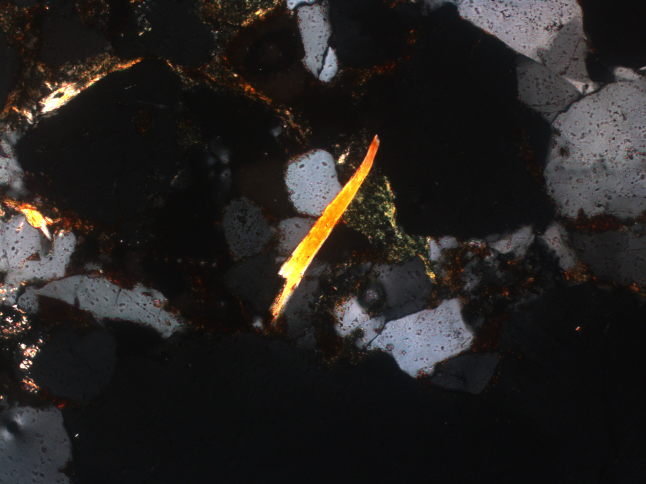
%> input picture 403438_projekt/18_180_xn.jpg, 1292 x 968 px (shown at 1/2 size)
$ octave Projekt.m   (GNU Octave 9; MATLAB toolbox functions it lacks are replaced by stand-ins)
%> lines starting %> are read from the running program, lines starting %| are printed output that depends on the picture; in (x1, y1, x2, y2) boxes, pixels count from 0 and x2, y2 are one past the last pixel; in counts of white or black regions, pixels touching at a corner belong together; the program's own positions count from 1
clc; close all ; clear;

%% mika

a = imread('18_180_xn.jpg');
%> a is the input picture: size 968x1292x3 uint8; mean R, G, B 37.4, 34.7, 33.1
a_1 = imread('18_180_1N.jpg');
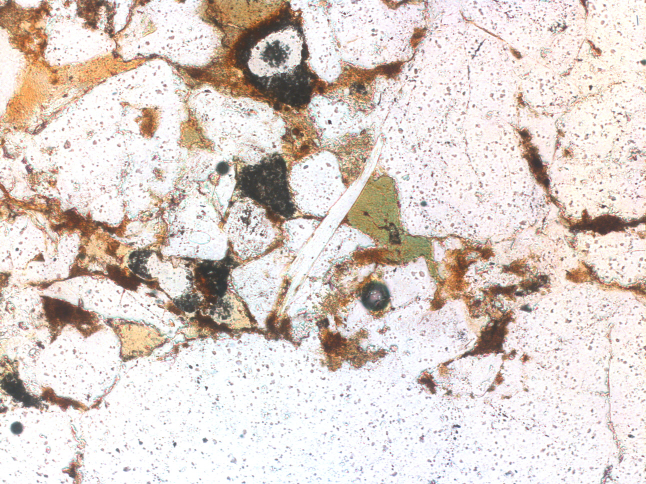
%> input picture 403438_projekt/18_180_1n.jpg, 1292 x 968 px (shown at 1/2 size)
%> a_1 is the input picture: size 968x1292x3 uint8; mean R, G, B 221.1, 210, 203.9

m = a(:,:,1) > 220 & a(:,:,2) > 90;
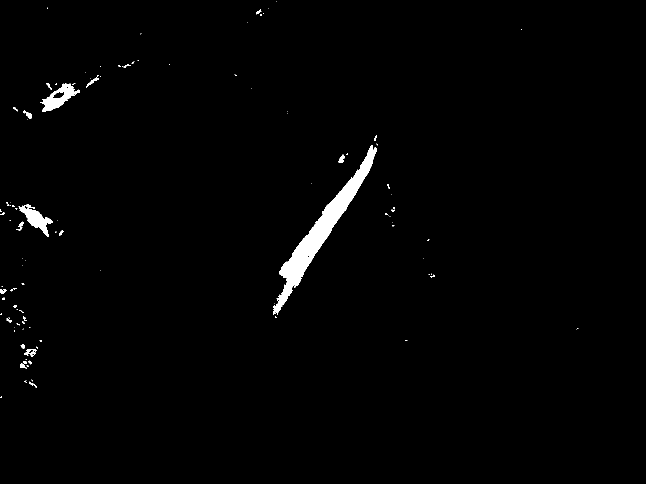
%> m: size 968x1292 logical (shown at 1/2 size); 1.3% white; 113 white regions (85 under 20 px), largest, box (x1, y1, x2, y2) and area: (546, 290, 754, 630) 10798, (80, 166, 160, 224) 1775, (37, 409, 106, 474) 1601
% m_1 = (a_1(:,:,1) > 140 &  a_1(:,:,1) <255) & (a_1(:,:,2) > 0 & a_1(:,:,2)< 120) & (a_1(:,:,3)>80 & a_1(:,:,3) <160);
% m_2 = (a_1(:,:,1) > 180 &  a_1(:,:,1) <255) & (a_1(:,:,2) > 150 & a_1(:,:,2)< 255) & (a_1(:,:,3)>80 & a_1(:,:,3) <160);


 se = strel('square',13);
 m = imclose(m, se);
%> m: size 968x1292 logical; 1.5% white; 54 white regions (33 under 20 px), largest, box (x1, y1, x2, y2) and area: (546, 270, 756, 636) 11176, (80, 166, 160, 224) 2545, (12, 404, 116, 474) 2086
 m = medfilt2(m, [11,11]);
%> m: size 968x1292 logical; 1.4% white; 16 white regions (3 under 20 px), largest, box (x1, y1, x2, y2) and area: (546, 286, 754, 631) 11097, (83, 167, 157, 223) 2490, (33, 409, 104, 470) 1838
 m = bwareaopen(m, 1500);

% [12 lines of commented-out code are left out]

%% glaukonit


a = imread('18_180_1N.jpg');
g = (a(:,:,1) > 125 &  a(:,:,1) <180) & (a(:,:,2) > 130 & a(:,:,2)< 170) & (a(:,:,3)>80 & a(:,:,3) <120);
%> g: size 968x1292 logical; 1.6% white in thin lines or dots

se = strel('square',41);
g = medfilt2(g, [9,9]);
%> g: size 968x1292 logical; 0.7% white; 14 white regions (8 under 20 px), largest, box (x1, y1, x2, y2) and area: (697, 358, 799, 486) 6706, (799, 476, 862, 521) 1696, (858, 525, 873, 553) 214, (776, 489, 791, 500) 82, (788, 506, 794, 517) 45, (689, 339, 696, 345) 30
g = imclose(g, se);
%> g: size 968x1292 logical; 0.97% white; 3 white regions (1 under 20 px), largest, box (x1, y1, x2, y2) and area: (697, 358, 873, 553) 12123, (689, 339, 696, 345) 30
g = medfilt2(g, [7,7]);
%> g: size 968x1292 logical; 0.97% white; 2 white regions (1 under 20 px), largest, box (x1, y1, x2, y2) and area: (698, 358, 873, 552) 12114
g = bwareaopen(g, 100);
%> g: size 968x1292 logical; 0.97% white; 1 white region, box (x1, y1, x2, y2) and area: (698, 358, 873, 552) 12114


%% kwarc


a = imread('18_240_xn.jpg');
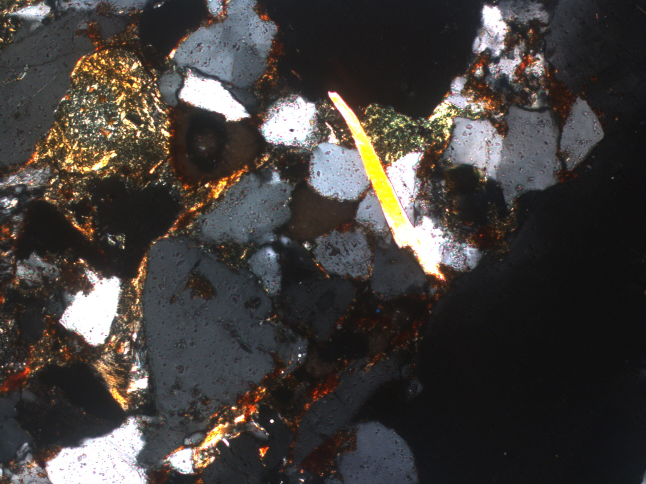
%> input picture 403438_projekt/18_240_xn.jpg, 1292 x 968 px (shown at 1/2 size)
%> a is the input picture: size 968x1292x3 uint8; mean R, G, B 66.8, 62.7, 60.2

k_1 = (a(:,:,1) > 50 &  a(:,:,1) <80) & (a(:,:,2) > 50 & a(:,:,2)< 80) & (a(:,:,3)>50 & a(:,:,3) <90);
%> k_1: size 968x1292 logical; 12.6% white; 4357 white regions (3988 under 20 px), largest, box (x1, y1, x2, y2) and area: (237, 474, 555, 968) 61289, (0, 0, 237, 332) 32095, (682, 845, 833, 968) 11039
k_2 = (a(:,:,1) > 60 &  a(:,:,1) <140) & (a(:,:,2) > 60 & a(:,:,2)< 150) & (a(:,:,3)>60 & a(:,:,3) <180);
%> k_2: size 968x1292 logical; 16.5% white; 3788 white regions (3454 under 20 px), largest, box (x1, y1, x2, y2) and area: (267, 480, 542, 822) 30997, (315, 0, 555, 236) 23371, (880, 211, 1122, 411) 18279
k_3 = (a(:,:,1) > 250 &  a(:,:,1) <256) & (a(:,:,2) > 250 & a(:,:,2)< 256) & (a(:,:,3)>250 & a(:,:,3) <256);
%> k_3: size 968x1292 logical; 2.9% white; 283 white regions (253 under 20 px), largest, box (x1, y1, x2, y2) and area: (96, 876, 285, 968) 8392, (133, 556, 240, 688) 7582, (362, 155, 495, 240) 5015
k_4 = (a(:,:,1) > 140 &  a(:,:,1) <256) & (a(:,:,2) > 130 & a(:,:,2)< 220) & (a(:,:,3)>150 & a(:,:,3) <240);
%> k_4: size 968x1292 logical; 3.2% white; 1771 white regions (1639 under 20 px), largest, box (x1, y1, x2, y2) and area: (620, 276, 739, 398) 8881, (905, 236, 1005, 353) 7258, (948, 10, 1018, 112) 1807
k_5 = (a(:,:,1) > 34 &  a(:,:,1) <55) & (a(:,:,2) > 32 & a(:,:,2)< 55) & (a(:,:,3)>35 & a(:,:,3) <65);
%> k_5: size 968x1292 logical; 9.7% white; 4827 white regions (4366 under 20 px), largest, box (x1, y1, x2, y2) and area: (0, 730, 321, 938) 14495, (340, 461, 616, 736) 10620, (569, 719, 774, 968) 10204

k_1 = medfilt2(k_1, [11,11]);
%> k_1: size 968x1292 logical; 10.3% white; 137 white regions (54 under 20 px), largest, box (x1, y1, x2, y2) and area: (278, 477, 551, 950) 64465, (0, 17, 234, 331) 34620, (684, 846, 832, 968) 12804
se = strel('square',21);
k_1 = medfilt2(k_1, [9,9]);
%> k_1: size 968x1292 logical; 10.1% white; 60 white regions (8 under 20 px), largest, box (x1, y1, x2, y2) and area: (279, 478, 550, 947) 64673, (0, 17, 232, 330) 34779, (684, 846, 832, 968) 12978
k_1 = imclose(k_1, se);
%> k_1: size 968x1292 logical; 10.9% white; 40 white regions (6 under 20 px), largest, box (x1, y1, x2, y2) and area: (276, 478, 550, 947) 70412, (0, 12, 232, 330) 36185, (673, 846, 832, 968) 13429
k_1 = bwareaopen(k_1, 201);
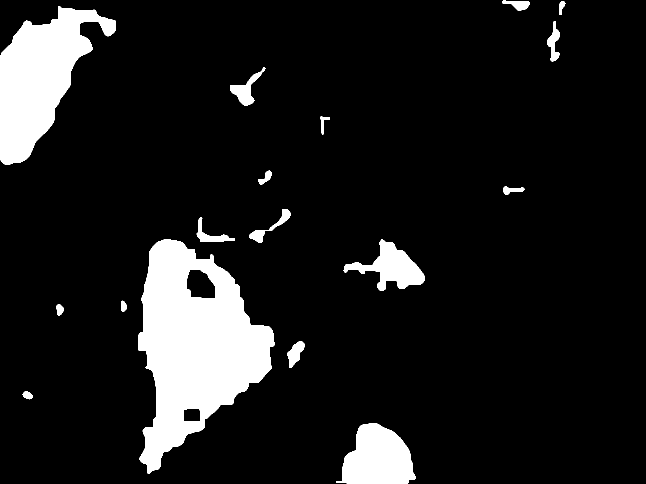
%> k_1: size 968x1292 logical (shown at 1/2 size); 10.8% white; 17 white regions, largest, box (x1, y1, x2, y2) and area: (276, 478, 550, 947) 70412, (0, 12, 232, 330) 36185, (673, 846, 832, 968) 13429

k_2 = medfilt2(k_2, [11,11]);
%> k_2: size 968x1292 logical; 14.4% white; 205 white regions (76 under 20 px), largest, box (x1, y1, x2, y2) and area: (277, 482, 536, 863) 35623, (316, 0, 555, 211) 24773, (969, 212, 1121, 409) 17322
se = strel('square',21);
k_2= imclose(k_2, se);
%> k_2: size 968x1292 logical; 17.5% white; 67 white regions (13 under 20 px), largest, box (x1, y1, x2, y2) and area: (203, 482, 536, 963) 57499, (316, 0, 555, 211) 27189, (964, 184, 1207, 409) 26701
k_2 = medfilt2(k_2, [9,9]);
%> k_2: size 968x1292 logical; 17.3% white; 48 white regions (3 under 20 px), largest, box (x1, y1, x2, y2) and area: (215, 483, 534, 959) 56900, (316, 0, 555, 211) 27159, (969, 187, 1207, 407) 26658
k_2 = bwareaopen(k_2, 2001);
k_2 = imfill(k_2,'holes');
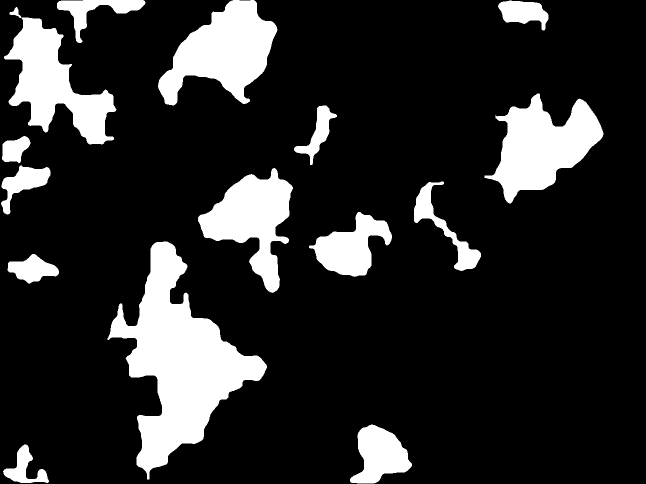
%> k_2: size 968x1292 logical (shown at 1/2 size); 16.6% white; 15 white regions, largest, box (x1, y1, x2, y2) and area: (215, 483, 534, 959) 58557, (316, 0, 555, 211) 27159, (969, 187, 1207, 407) 26658

se = strel('square',21);
k_3= imclose(k_3, se);
%> k_3: size 968x1292 logical; 4.3% white; 65 white regions (41 under 20 px), largest, box (x1, y1, x2, y2) and area: (96, 840, 292, 968) 15260, (769, 306, 896, 548) 10453, (124, 544, 240, 688) 9457
k_3 = medfilt2(k_3, [15,15]);
%> k_3: size 968x1292 logical; 4.1% white; 14 white regions (1 under 20 px), largest, box (x1, y1, x2, y2) and area: (97, 846, 287, 968) 15176, (777, 307, 887, 544) 10309, (125, 552, 238, 687) 9357
k_3 = bwareaopen(k_3, 901);

k_4 = medfilt2(k_4, [3,3]);
%> k_4: size 968x1292 logical; 2.9% white; 536 white regions (405 under 20 px), largest, box (x1, y1, x2, y2) and area: (620, 285, 739, 398) 9188, (906, 236, 1005, 353) 7491, (948, 48, 1012, 112) 1530
se = strel('disk',11);
k_4= imclose(k_4, se);
%> k_4: size 968x1292 logical; 5.4% white; 90 white regions (48 under 20 px), largest, box (x1, y1, x2, y2) and area: (522, 193, 770, 458) 17876, (24, 834, 293, 968) 9169, (773, 290, 952, 536) 9161
k_4 = medfilt2(k_4, [15,15]);
%> k_4: size 968x1292 logical; 4.9% white; 30 white regions (1 under 20 px), largest, box (x1, y1, x2, y2) and area: (523, 196, 767, 453) 17770, (780, 327, 950, 536) 8362, (907, 236, 1007, 355) 8268
k_4 = bwareaopen(k_4, 901);


k_5 = medfilt2(k_5, [7,7]);
%> k_5: size 968x1292 logical; 7.5% white; 432 white regions (200 under 20 px), largest, box (x1, y1, x2, y2) and area: (0, 738, 319, 936) 15005, (570, 721, 769, 968) 10808, (1061, 0, 1192, 166) 8601
se = strel('disk',5);
k_5= imclose(k_5, se);
%> k_5: size 968x1292 logical; 8.3% white; 286 white regions (115 under 20 px), largest, box (x1, y1, x2, y2) and area: (0, 733, 319, 936) 15639, (570, 721, 769, 968) 12148, (343, 464, 616, 726) 10466
k_5 = medfilt2(k_5, [15,15]);
%> k_5: size 968x1292 logical; 6.9% white; 69 white regions (2 under 20 px), largest, box (x1, y1, x2, y2) and area: (0, 754, 312, 933) 14760, (572, 732, 767, 967) 12114, (1067, 0, 1189, 164) 9291
k_5 = bwareaopen(k_5, 2001);
k_5 = imfill(k_5,'holes');
%> k_5: size 968x1292 logical; 5% white; 8 white regions, largest, box (x1, y1, x2, y2) and area: (0, 754, 312, 933) 14895, (572, 732, 767, 967) 12146, (1067, 0, 1189, 164) 9470

a = imread('18_180_xn.jpg');
k_6 = (a(:,:,1) > 0 &  a(:,:,1) <17) & (a(:,:,2) > 0 & a(:,:,2)< 15) & (a(:,:,3)>0 & a(:,:,3) <18);
%> k_6: size 968x1292 logical; 35.8% white; 2277 white regions (2098 under 20 px), largest, box (x1, y1, x2, y2) and area: (158, 203, 1292, 968) 309726, (592, 0, 1068, 456) 84333, (270, 154, 556, 351) 19594
k_6 = medfilt2(k_6, [15,15]);
%> k_6: size 968x1292 logical; 36% white; 49 white regions (18 under 20 px), largest, box (x1, y1, x2, y2) and area: (164, 245, 1292, 968) 320651, (604, 5, 1045, 455) 91037, (336, 176, 548, 341) 17871
se = strel('disk',5);
k_6= imclose(k_6, se);
%> k_6: size 968x1292 logical; 36.3% white; 26 white regions (3 under 20 px), largest, box (x1, y1, x2, y2) and area: (164, 216, 1292, 968) 324215, (604, 5, 1047, 455) 91963, (336, 176, 548, 341) 17953
k_6 = medfilt2(k_6, [15,15]);
%> k_6: size 968x1292 logical; 36.2% white; 20 white regions (1 under 20 px), largest, box (x1, y1, x2, y2) and area: (167, 247, 1292, 968) 323849, (607, 7, 1042, 453) 92233, (340, 176, 547, 339) 17858
k_6 = bwareaopen(k_6, 8000);
k_6 = imfill(k_6,'holes');
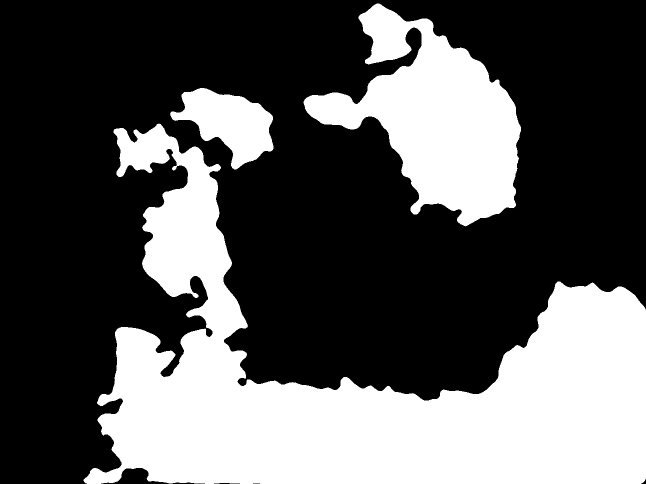
%> k_6: size 968x1292 logical (shown at 1/2 size); 34.9% white; 3 white regions, box (x1, y1, x2, y2) and area: (167, 247, 1292, 968) 325713, (607, 7, 1042, 453) 92588, (340, 176, 547, 339) 17858

k_7 = (a(:,:,1) > 40 &  a(:,:,1) <165) & (a(:,:,2) > 40 & a(:,:,2)< 156) & (a(:,:,3)>50 & a(:,:,3) <157);
%> k_7: size 968x1292 logical; 14.6% white; 1232 white regions (1073 under 20 px), largest, box (x1, y1, x2, y2) and area: (1088, 132, 1292, 438) 45893, (850, 0, 1198, 243) 31071, (0, 407, 368, 675) 30089
k_7 = medfilt2(k_7, [15,15]);
%> k_7: size 968x1292 logical; 13.9% white; 41 white regions (6 under 20 px), largest, box (x1, y1, x2, y2) and area: (906, 0, 1292, 435) 81042, (0, 426, 361, 673) 31220, (0, 812, 139, 968) 17353
se = strel('disk',5);
k_7= imclose(k_7, se);
%> k_7: size 968x1292 logical; 14% white; 34 white regions (2 under 20 px), largest, box (x1, y1, x2, y2) and area: (906, 0, 1292, 435) 81537, (0, 426, 361, 673) 31473, (0, 812, 139, 968) 17364
k_7 = medfilt2(k_7, [15,15]);
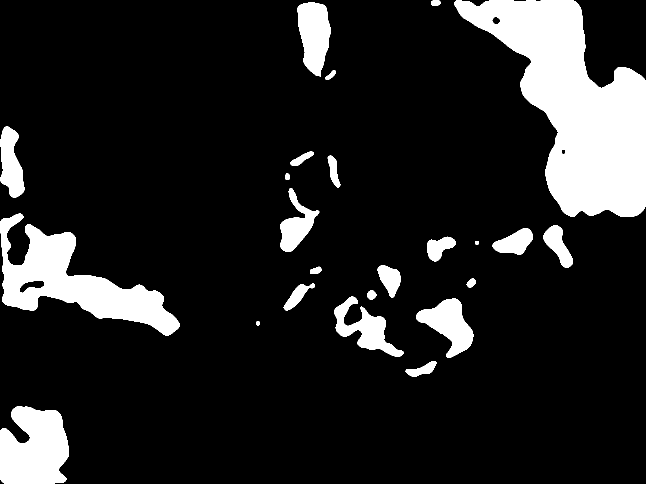
%> k_7: size 968x1292 logical (shown at 1/2 size); 13.8% white; 24 white regions, largest, box (x1, y1, x2, y2) and area: (908, 0, 1292, 434) 81772, (0, 427, 359, 671) 31552, (0, 813, 138, 968) 17293
k_7 = bwareaopen(k_7, 1000);
k_7 = imfill(k_7,'holes');

k_8 = (a(:,:,1) > 26 &  a(:,:,1) <46) & (a(:,:,2) > 25 & a(:,:,2)< 43) & (a(:,:,3)>23 & a(:,:,3) <50);
k_8 = medfilt2(k_8, [3,3]);
se = strel('disk',5);
k_8= imclose(k_8, se);
k_8 = medfilt2(k_8, [30,30]);
k_8 = bwareaopen(k_8, 8000);
k_8 = imfill(k_8,'holes');


k = k_1 + k_2 + k_3 + k_4 + k_5;
k_rot = imrotate(k, 300, 'crop');
k_rot = circshift(k_rot,[-76 -155]) + k_6 + k_7 + k_8;


%%
a = imread('18_180_xn.jpg');
glaukonit = bwperim(g,8);
mika = bwperim(m,8);
kwarc = bwperim(k_rot,8);

wynik = imoverlay(a, bwmorph(glaukonit, 'thicken'), 'red');
wynik = imoverlay(wynik, bwmorph(mika, 'thicken'),'yellow');
wynik = imoverlay(wynik, bwmorph(kwarc, 'thicken'), 'white');

skala = ((500/942)*0.001)^2;
kwarc =  sum(k(:)) * skala
%> kwarc = 0.144
glaukonit =  sum(g(:)) * skala
%> glaukonit = 0.00341
mika =  sum(m(:)) * skala
%> mika = 0.00435

imshow(wynik);
